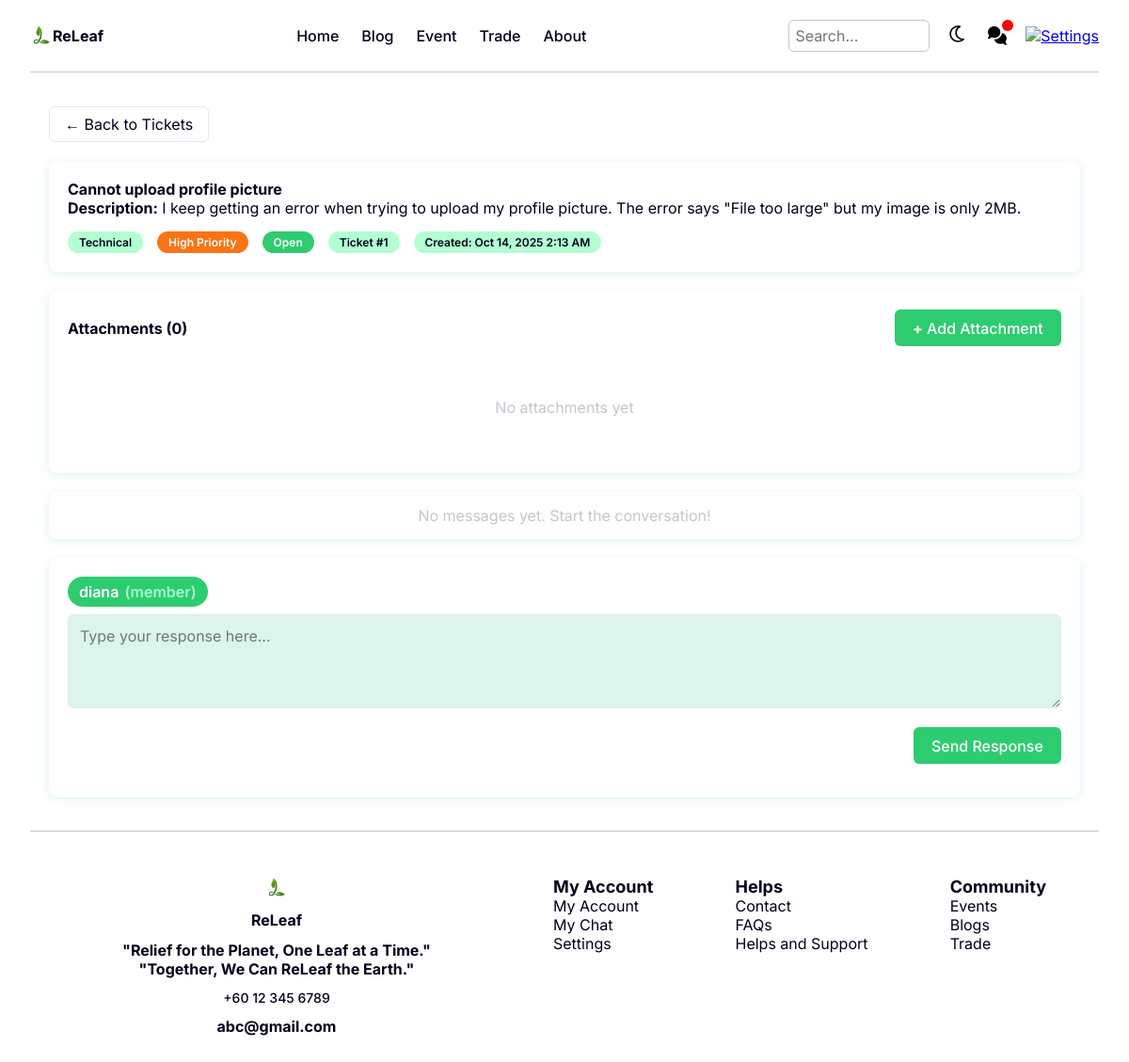
/pages/CommonPages/ticketThread.php?ticket_id=1&from=member (signed in), run on the app's committed database.
### tables this page shows
CREATE TABLE `tbltickets` (
  `ticketID` int(11) NOT NULL,
  `subject` varchar(255) NOT NULL,
  `category` enum('technical','account','billing','feature','bug','general','other') NOT NULL,
  `priority` enum('low','medium','high','urgent') NOT NULL,
  `status` enum('open','in_progress','solved','closed') DEFAULT 'open',
  `description` text NOT NULL,
  `userID` int(11) DEFAULT NULL,
  `username` varchar(100) DEFAULT NULL,
  `userEmail` varchar(255) NOT NULL,
  `adminAssignedID` int(11) DEFAULT NULL,
  `isUnread` tinyint(1) DEFAULT 1,
  `createdAt` timestamp NOT NULL DEFAULT current_timestamp(),
  `updatedAt` timestamp NOT NULL DEFAULT current_timestamp() ON UPDATE current_timestamp(),
  `lastReplyAt` timestamp NULL DEFAULT NULL
);

### php/sessionCheck.php (called while the page is built, shortened)
<?php
include("dbConn.php");
$userType = $_SESSION['userType'] ?? 'member';
$isAdmin = ($userType === 'admin');
$userID = $_SESSION['userID'];
if (!$isAdmin) {
    $unread_query = "SELECT COUNT(*) as unread_count
                    FROM tblmessages
                    WHERE receiverID = '$userID' AND isRead = FALSE";
    $unread_result = mysqli_query($connection, $unread_query);
    if ($unread_result) {
        $unread_data = mysqli_fetch_assoc($unread_result);
        $unread_count = $unread_data['unread_count'];
    }
}
?>

### pages/CommonPages/ticketThread.php (the view, shortened to what this page needs)
<?php
    include("../../php/dbConn.php");
    include("../../php/sessionCheck.php");
    $user_type = $_SESSION['userType'];
    $user_name = $_SESSION['username'];
    $ticket_id = mysqli_real_escape_string($connection, $_GET['ticket_id']);
    $ticket_query = "SELECT t.*, u.username, u.email
                    FROM tbltickets t
                    LEFT JOIN tblusers u ON t.userID = u.userID
                    WHERE t.ticketID = '$ticket_id'";
    $ticket_result = mysqli_query($connection, $ticket_query);
    $ticket = mysqli_fetch_assoc($ticket_result);
    $attachments = [];
    $responses = [];
?>
<!DOCTYPE html>
<html lang="en">
<head>
    <link rel="stylesheet" href="../../style/style.css">
</head>
<body>
    <header>
        <?php if ($user_type === 'admin'): ?>
            <section class="c-logo-section">
                <a href="../../pages/adminPages/adminIndex.php" class="c-logo-link">
                    <img src="../../assets/images/Logo.png" alt="Logo" class="c-logo">
                    <div class="c-text">ReLeaf</div>
                </a>
            </section>
        <?php else: ?>
            <section class="c-logo-section">
                <a href="../../pages/MemberPages/memberIndex.php" class="c-logo-link">
                    <img src="../../assets/images/Logo.png" alt="Logo" class="c-logo">
                    <div class="c-text">ReLeaf</div>
                </a>
            </section>
            <nav class="c-navbar-desktop">
                <a href="../../pages/MemberPages/memberIndex.php">Home</a>
                <a href="../../pages/CommonPages/mainBlog.php">Blog</a>
                <a href="../../pages/CommonPages/mainEvent.php">Event</a>
                <a href="../../pages/CommonPages/mainTrade.php">Trade</a>
                <a href="../../pages/CommonPages/aboutUs.php">About</a>
            </nav>
            <section class="c-navbar-more">
                <input type="text" placeholder="Search..." id="searchBar" class="search-bar">
                <button id="themeToggle2">
                    <img src="../../assets/images/light-mode-icon.svg" alt="Light Mode Icon">
                </button>
                <a href="../../pages/MemberPages/mChat.php" class="c-chatbox" id="chatboxDesktop">
                    <img src="../../assets/images/chat-light.svg" alt="Chatbox" id="chatImg">
                    <?php if ($unread_count > 0): ?>
                        <span class="c-notification-badge" id="chatBadgeDesktop"></span>
                    <?php endif; ?>
                </a>
                <a href="../../pages/MemberPages/mSetting.php">
                    <img src="../../assets/images/setting-light.svg" alt="Settings" id="settingImg">
                </a>
            </section>
        <?php endif; ?>
    </header>
    <hr>
    <main class="content" id="content">
        <div class="ticket-detail-container">
            <?php
            $back_url = '';
            if ($user_type === 'admin') {
                $back_url = '../../pages/adminPages/aHelpTicket.php';
            } else {
                $back_url = '../../pages/MemberPages/mContactSupport.php';
            }
            ?>
            <a href="<?php echo $back_url; ?>" class="back-link">
                ← Back to Tickets
            </a>
            <div class="ticket-header">
                <h1><?php echo htmlspecialchars($ticket['subject']); ?></h1>
                <p><strong>Description:</strong> <?php echo htmlspecialchars($ticket['description']); ?></p>
                <div class="ticket-meta">
                    <span class="ticket-badge badge-category"><?php echo formatCategory($ticket['category']); ?></span>
                    <span class="ticket-badge badge-priority priority-<?php echo $ticket['priority']; ?>"><?php echo formatPriority($ticket['priority']); ?> Priority</span>
                    <span class="ticket-badge badge-status status-<?php echo $ticket['status']; ?>"><?php echo ucfirst($ticket['status']); ?></span>
                    <span class="ticket-badge badge-category">Ticket #<?php echo $ticket_id; ?></span>
                    <span class="ticket-badge badge-category">Created: <?php echo date('M j, Y g:i A', strtotime($ticket['createdAt'])); ?></span>
                </div>
            </div>
            <div class="attachments-section">
                <div class="attachments-header">
                    <h3>Attachments (<?php echo count($attachments); ?>)</h3>
                    <?php if ($ticket['status'] !== 'solved'): ?>
                        <button type="button" class="c-btn c-btn-primary" onclick="document.getElementById('attachmentForm').style.display = document.getElementById('attachmentForm').style.display === 'none' ? 'block' : 'none'">
                            <b>+</b> Add Attachment
                        </button>
                    <?php endif; ?>
                </div>
                <?php if (empty($attachments)): ?>
                    <div class="no-attachments">
                        <p>No attachments yet</p>
                    </div>
                <?php endif; ?>
            </div>
            <div class="conversation-container">
                <?php if (empty($responses)): ?>
                    <div class="message">
                        <p class="c-gray-text c-text-center">No messages yet. Start the conversation!</p>
                    </div>
                <?php endif; ?>
            </div>
            <?php if ($ticket['status'] !== 'solved'): ?>
                <div class="response-form">
                    <form method="POST">
                    <div class="form-group">
                        <div class="user-badge">
                        <?php echo $user_name ?>
                            <span class="user-type">(<?php echo $user_type ?>)</span>
                        </div>
                        <textarea
                            name="message"
                            class="form-control"
                            placeholder="Type your response here..."
                            required
                        ></textarea>
                        <div class="form-actions">
                            <button type="submit" name="send_response" class="c-btn c-btn-primary">
                                Send Response
                            </button>
                        </div>
                    </form>
                </div>
            <?php endif; ?>
        </div>
    </main>
    <hr>
    <footer>
        <?php if ($user_type === 'member'): ?>
            <section class="c-footer-info-section">
                <img src="../../assets/images/Logo.png" alt="Logo" class="c-logo">
                <div class="c-text">ReLeaf</div>
                <div class="c-text c-text-center">
                    "Relief for the Planet, One Leaf at a Time."
                    <br>
                    "Together, We Can ReLeaf the Earth."
                </div>
                <div class="c-text c-text-label">
                    +60 12 345 6789
                </div>
                <div class="c-text">
                    abc@gmail.com
                </div>
            </section>
            <section class="c-footer-links-section">
                <div>
                    <b>My Account</b><br>
                    <a href="../../pages/MemberPages/mProfile.php">My Account</a><br>
                    <a href="../../pages/MemberPages/mChat.php">My Chat</a><br>
                    <a href="../../pages/MemberPages/mSetting.php">Settings</a>
                </div>
                <div>
                    <b>Helps</b><br>
                    <a href="../../pages/CommonPages/aboutUs.php">Contact</a><br>
                    <a href="../../pages/CommonPages/mainFAQ.php">FAQs</a><br>
                    <a href="../../pages/MemberPages/mContactSupport.php">Helps and Support</a>
                </div>
                <div>
                    <b>Community</b><br>
                    <a href="../../pages/CommonPages/mainEvent.php">Events</a><br>
                    <a href="../../pages/CommonPages/mainBlog.php">Blogs</a><br>
                    <a href="../../pages/CommonPages/mainTrade.php">Trade</a>
                </div>
            </section>
        <?php endif; ?>
    </footer>
</body>
</html>
<?php
    function formatCategory($category) {
        $categories = [
            'technical' => 'Technical',
            'account' => 'Account',
            'billing' => 'Billing',
            'feature' => 'Feature',
            'bug' => 'Bug',
            'general' => 'General',
            'other' => 'Others'
        ];
        return $categories[$category] ?? $category;
    }
    function formatPriority($priority) {
        $priorities = [
            'low' => 'Low',
            'medium' => 'Medium',
            'high' => 'High',
            'urgent' => 'Urgent'
        ];
        return $priorities[$priority] ?? $priority;
    }
?>

### pages/CommonPages/ticketThread.php (style rules this page uses)
.ticket-detail-container { max-width: 1200px; margin: 0 auto; padding: 20px; }
.ticket-header { background: var(--bg-color); padding: 20px; border-radius: 8px; box-shadow: 0 2px 10px var(--shadow-color); margin-bottom: 20px; }
.ticket-meta { display: flex; flex-wrap: wrap; gap: 15px; margin-top: 15px; }
.ticket-badge { padding: 4px 12px; border-radius: 12px; font-size: 12px; font-weight: 600; }
.badge-category { background: var(--sec-bg-color); color: var(--text-color); }
.badge-priority { color: var(--White); }
.priority-high { background: var(--Orange); }
.badge-status { color: var(--White); }
.status-open { background: var(--MainGreen); }
.attachments-section { background: var(--bg-color); padding: 20px; border-radius: 8px; box-shadow: 0 2px 10px var(--shadow-color); margin-bottom: 20px; }
.attachments-header { display: flex; justify-content: space-between; align-items: center; margin-bottom: 15px; }
.no-attachments { text-align: center; padding: 40px; color: var(--Gray); }
.conversation-container { background: var(--bg-color); border-radius: 8px; box-shadow: 0 2px 10px var(--shadow-color); margin-bottom: 20px; max-height: 600px; overflow-y: auto; }
.message { padding: 15px 20px; border-bottom: 1px solid var(--border-color); }
.message:last-child { border-bottom: none; }
.response-form { background: var(--bg-color); padding: 20px; border-radius: 8px; box-shadow: 0 2px 10px var(--shadow-color); }
.form-group { margin-bottom: 15px; }
.user-badge { display: inline-block; background: var(--MainGreen); color: var(--White); font-weight: 600; padding: 6px 12px; border-radius: 20px; font-size: 1rem; margin-bottom: 8px; box-shadow: var(--shadow-color); }
.user-type { color: var(--LightGreen); opacity: 0.9; margin-left: 2px; }
.form-control { width: 100%; padding: 12px; border: 1px solid var(--border-color); border-radius: 6px; background: var(--shadow-color); color: var(--text-color); font-family: inherit; resize: vertical; min-height: 100px; margin-bottom: 1rem; }
.form-actions { display: flex; gap: 10px; justify-content: flex-end; }
.back-link { display: inline-flex; align-items: center; gap: 8px; color: var(--text-color); text-decoration: none; margin-bottom: 20px; padding: 8px 16px; border: 1px solid var(--border-color); border-radius: 6px; transition: all 0.3s; }

### data on the page
tbltickets: subject "Cannot upload profile picture", description "I keep getting an error when trying to upload my profile picture. The error says \"File too large\" but my image is only 2MB.", category "Technical", priority "High", status "Open", createdAt "Oct 14, 2025 2:13 AM"

### other printed values
$ticket_id "1"
count($attachments) "0"
$user_name "diana"
$user_type "member"
